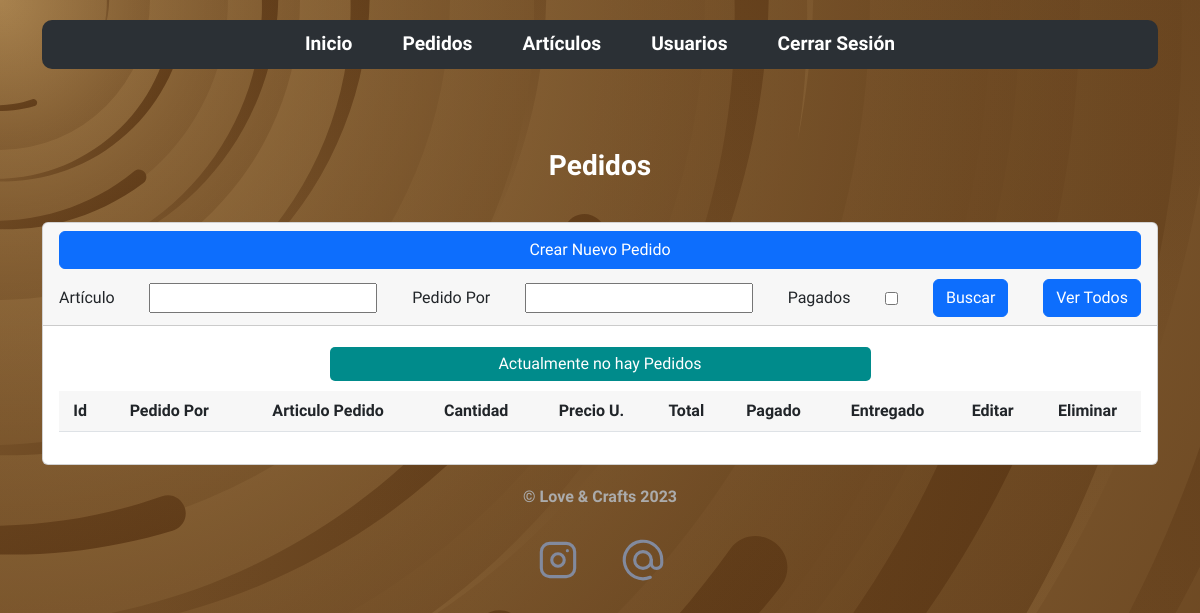
Page /views/admin/pedidos/ (signed in) on the earlier database version.
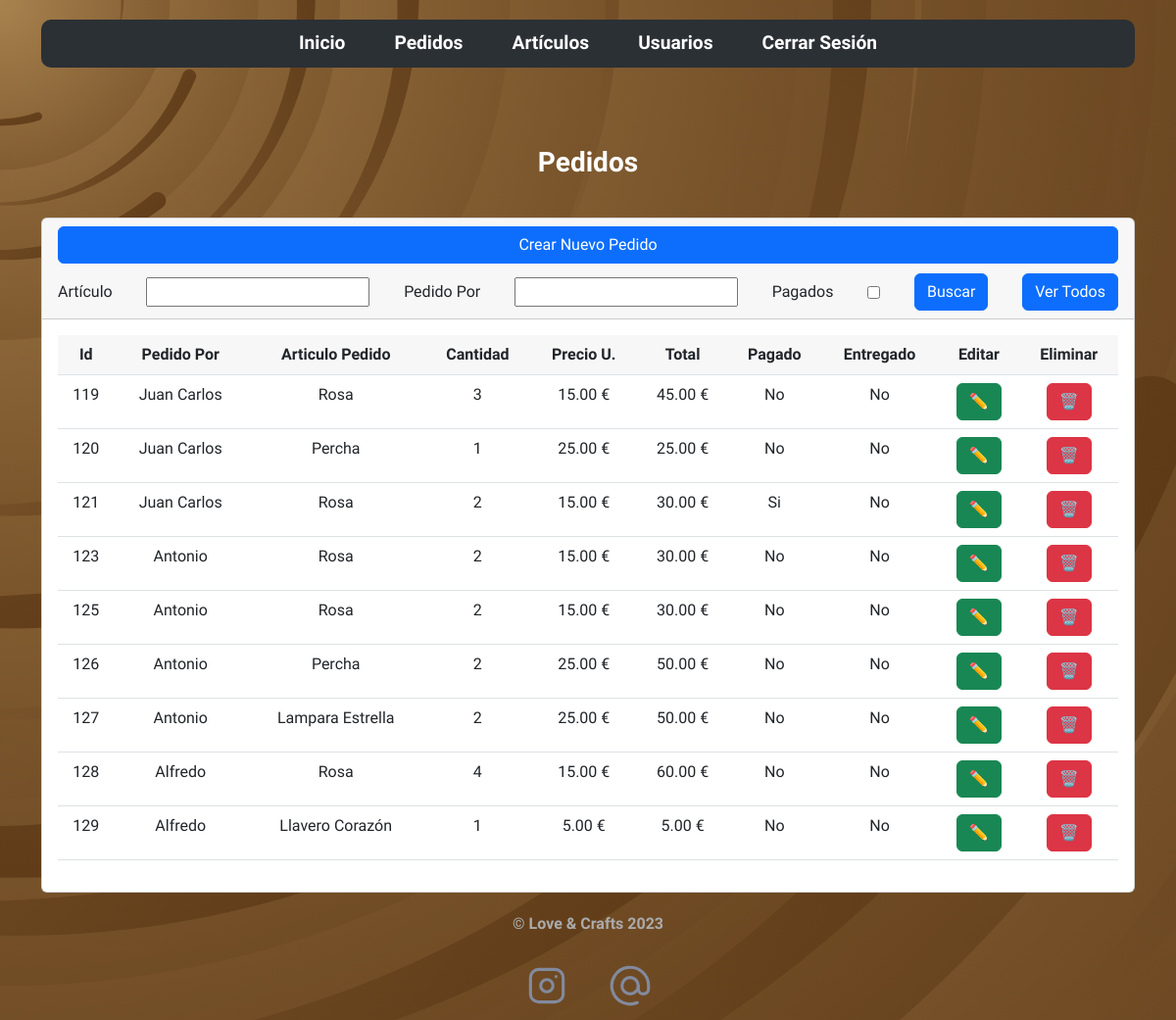
Same page on the later database version.
### tables this page shows
CREATE TABLE `pedidos` (
  `id` int(11) NOT NULL,
  `id_usuario` int(11) NOT NULL,
  `pedidopor` varchar(60) NOT NULL,
  `id_articulo` int(11) NOT NULL,
  `articulopedido` varchar(60) NOT NULL,
  `cantidad` int(3) NOT NULL,
  `preciou` decimal(5,2) NOT NULL,
  `total` decimal(5,2) NOT NULL,
  `pagado` int(1) NOT NULL,
  `entregado` int(1) NOT NULL
);

### model/Cons_Pedidos.php (called while the page is built, shortened)
<?php
class Cons_Pedidos
{
    public function getPedidos()
    {
        $db = new Db();
        $conexion = $db->crearConexion();
        $sql = 'SELECT * FROM pedidos';
        $resultado = mysqli_query($conexion, $sql);
        if (mysqli_num_rows($resultado) > 0) {
            return $resultado;
        } else {
        }
    }
}

### controller/Pedidos.php (the view, shortened to what this page needs)
<?php
include_once __DIR__ . '../../model/Cons_Pedidos.php';
class Pedidos
{
    public function mostrarPedidos()
    {
        $consultas = new Cons_Pedidos();
        $datos = $consultas->getPedidos();
        if (is_string($datos)) {
            echo $datos;
        } else if ($datos) {
            while ($fila = mysqli_fetch_assoc($datos)) {
                $filaPagado = '';
                if ($fila["pagado"] == 1) {
                    $filaPagado = 'Si';
                } else {
                    $filaPagado = 'No';
                }
                $filaEntregado = '';
                if ($fila["entregado"] == 1) {
                    $filaEntregado = 'Si';
                } else {
                    $filaEntregado = 'No';
                }
                echo "<tr class='text-center'>\n
                        <td>" . $fila["id"] . "</td>\n
                        <td>" . $fila["pedidopor"] . "</td>\n
                        <td>" . $fila["articulopedido"] . "</td>\n
                        <td>" . $fila["cantidad"] . "</td>\n
                        <td>" . $fila["preciou"] . " €</td>\n
                        <td>" . $fila["total"] . " €</td>\n
                        <td>" . $filaPagado . "</td>\n
                        <td>" . $filaEntregado . "</td>\n
                <td>\n
                    <a name='editar' id='editar' class='btn btn-success' href='editar.php?id=" . $fila["id"] . "' role='button'>✏️</a>\n
                </td>\n
                <td>\n
                    <form action='index.php' method='POST'>\n
                        <input type='hidden' name='numeroPedido' value='" . $fila['id'] . "'>\n
                        <input type='submit' name='eliminarPedido' id='eliminar' class='btn btn-danger'value=🗑️>\n
                    </form>\n
                </td>\n
            </tr>";
            }
        } else {
            echo "<p class='vacio'>Actualmente no hay Pedidos</p>";
        }
    }
}

### templates/header.php (shortened to what this page needs)
<?php
$url_absoluta = "http://localhost/PRIlerna/";
?>
<!doctype html>
<html lang="en">
<head>
    <link href="<?php echo $url_absoluta; ?>css/fondo.css" rel="stylesheet">
    <link href="<?php echo $url_absoluta; ?>css/estilos.css" rel="stylesheet">
    <link href="https://cdn.jsdelivr.net/npm/bootstrap@5.2.1/dist/css/bootstrap.min.css" rel="stylesheet">
</head>
<body>
    <main class="container">

### templates/navAdmin.php
<?php
$url_absoluta = "http://localhost/PRIlerna/";
?>
<header>
        <nav class="navegacion">
            <ul class="navegacion-ul">
                <li class="navegacion-li">
                    <a class="navegacion-enlace" href="<?php echo $url_absoluta;?>views/admin" aria-current="page">Inicio</a>
                </li>
                <li class="navegacion-li">
                    <a class="navegacion-enlace" href="<?php echo $url_absoluta; ?>views/admin/pedidos/">Pedidos</a>
                </li>
                <li class="navegacion-li">
                    <a class="navegacion-enlace" href="<?php echo $url_absoluta; ?>views/admin/articulos/">Artículos</a>
                </li>
                <li class="navegacion-li">
                    <a class="navegacion-enlace" href="<?php echo $url_absoluta; ?>views/admin/usuarios/">Usuarios</a>
                </li>
                <li class="navegacion-li">
                    <a class="navegacion-enlace" href="<?php echo $url_absoluta; ?>views/cerrar.php">Cerrar Sesión</a>
                </li>
            </ul>
        </nav>
</header>

### views/admin/pedidos/index.php (shortened to what this page needs)
<?php
include_once '../../../templates/header.php';
include_once '../../../templates/navAdmin.php';
include_once '../../../controller/Pedidos.php';
include_once '../../../model/Cons_Pedidos.php';
$pedido = new Pedidos();
?>
<br>
<h3 class="titulo-vista-admin">Pedidos</h3>
<div class="card">
    <div class="card-header">
        <div class="buscador-admin">
            <a name="crearPedido" id="crearPedido" class="btn btn-primary" href="crear.php" role="button">Crear Nuevo Pedido</a>
            <form action="index.php" method="get">
                <label for="articulo">Artículo</label>
                <input type="text" name="articulo">
                <label for="pedidoPor">Pedido Por</label>
                <input type="text" name="pedidoPor">
                <label for="pagado">Pagados</label>
                <input type="checkbox" name="pagado" value="1">
                <input class="btn btn-primary" type="submit" name="buscar" value="Buscar">
                <input class="btn btn-primary" type="submit" name="reset" value="Ver Todos">
            </form>
        </div>
    </div>
    <div class="card-body">
        <div class="table-responsive-sm">
            <table class="table table-pedidos">
                <thead>
                    <tr class="text-center" style="background-color: #F7F7F7;">
                        <th scope="col">Id</th>
                        <th scope="col">Pedido Por</th>
                        <th scope="col">Articulo Pedido</th>
                        <th scope="col">Cantidad</th>
                        <th scope="col">Precio U.</th>
                        <th scope="col">Total</th>
                        <th scope="col">Pagado</th>
                        <th scope="col">Entregado</th>
                        <th scope="col">Editar</th>
                        <th scope="col">Eliminar</th>
                    </tr>
                </thead>
                <tbody>
                    <?php
                    if (isset($_GET['buscar'])) {
                        $articulo = $_GET['articulo'];
                        $pedidoPor = $_GET['pedidoPor'];
                        if (isset($_GET['pagado'])) {
                            $pagado = $_GET['pagado'];
                        }
                        if ($pedidoPor) {
                            $pedido->buscarPedidoPorUsuarioAreaAdmin('pedidopor', $pedidoPor);
                        }
                        if ($articulo) {
                            $pedido->buscarPedidoPorUsuarioAreaAdmin('articulopedido', $articulo);
                        }
                        if (isset($pagado)) {
                            $pedido->buscarPedidoPorUsuarioAreaAdmin('pagado', $pagado);
                        }
                    } elseif (isset($_GET['reset'])) {
                        $pedido->mostrarPedidos();
                    } else {
                        $pedido->mostrarPedidos();
                    }
                    ?>
                </tbody>
            </table>
        </div>
    </div>
</div>
<?php include '../../../templates/footer.php'; ?>

### templates/footer.php (shortened to what this page needs)
<?php $url_absoluta = "http://localhost/PRIlerna/"; ?>
</main>
<footer class="footer">
  <div class="copy">
  <p>&copy; Love & Crafts <?php echo date('Y'); ?></p>
  </div>
  <div class="redes">
    <a href="https://www.instagram.com/loveandcrafts/">
      <img src="<?php echo $url_absoluta; ?>img/instragram.svg" alt="Icono Instagram">
    </a>
    <a href="mailto:jcanosa1988@gmail.com">
    <img src="<?php echo $url_absoluta; ?>img/arroba.svg" alt="Icono Arroba">
    </a>
  </div>
</footer>
</body>
</html>

### css/fondo.css (style rules this page uses)
body { background-color: #5B3715; background-attachment: fixed; background-size: cover; }

### css/estilos.css (style rules this page uses)
* { font-family: 'Ubuntu', sans-serif; }
.buscador-admin { display: flex; justify-content: space-between; }
@media screen and (max-width: 1200px) { .buscador-admin { flex-direction: column; gap: 10px; } }
@media screen and (max-width: 1200px) { .buscador-admin form { display: flex; justify-content: space-between; align-items: center; } }
.navegacion { background-color: #2B3035; border-radius: 10px; margin-top: 20px; }
.navegacion-ul { list-style: none; display: flex; justify-content: center; align-items: center; padding: 10px; gap: 50px; }
.navegacion-enlace { text-decoration: none; color: white; font-size: larger; font-weight: bold; transition: all 300ms; }
.titulo-vista-admin { margin-top: 40px; margin-bottom: 40px; text-align: center; color: white; font-weight: bold; }
.footer { display: flex; flex-direction: column; align-items: center; margin-top: 20px; }
.footer p { color: rgb(171, 171, 171); font-weight: bold; }
.redes { display: flex; gap: 15px; }
.redes a { padding: 10px; }
.exito, .error, .vacio { margin: 0 auto; width: 50%; color: white; text-align: center; margin-top: 5px; padding: 5px; border-radius: 5px; }
.vacio { background-color: darkcyan; margin-bottom: 10px; }

Differences in the rows shown:
added pedidos: id "119", pedidopor "Juan Carlos", articulopedido "Rosa", cantidad "3", preciou "15.00", total "45.00", pagado "No", entregado "No"
added pedidos: id "120", pedidopor "Juan Carlos", articulopedido "Percha", cantidad "1", preciou "25.00", total "25.00", pagado "No", entregado "No"
added pedidos: id "121", pedidopor "Juan Carlos", articulopedido "Rosa", cantidad "2", preciou "15.00", total "30.00", pagado "Si", entregado "No"
added pedidos: id "123", pedidopor "Antonio", articulopedido "Rosa", cantidad "2", preciou "15.00", total "30.00", pagado "No", entregado "No"
added pedidos: id "125", pedidopor "Antonio", articulopedido "Rosa", cantidad "2", preciou "15.00", total "30.00", pagado "No", entregado "No"
added pedidos: id "126", pedidopor "Antonio", articulopedido "Percha", cantidad "2", preciou "25.00", total "50.00", pagado "No", entregado "No"
added pedidos: id "127", pedidopor "Antonio", articulopedido "Lampara Estrella", cantidad "2", preciou "25.00", total "50.00", pagado "No", entregado "No"
added pedidos: id "128", pedidopor "Alfredo", articulopedido "Rosa", cantidad "4", preciou "15.00", total "60.00", pagado "No", entregado "No"
added pedidos: id "129", pedidopor "Alfredo", articulopedido "Llavero Corazón", cantidad "1", preciou "5.00", total "5.00", pagado "No", entregado "No"
Other differences:
text no longer shown: "Actualmente no hay Pedidos"
